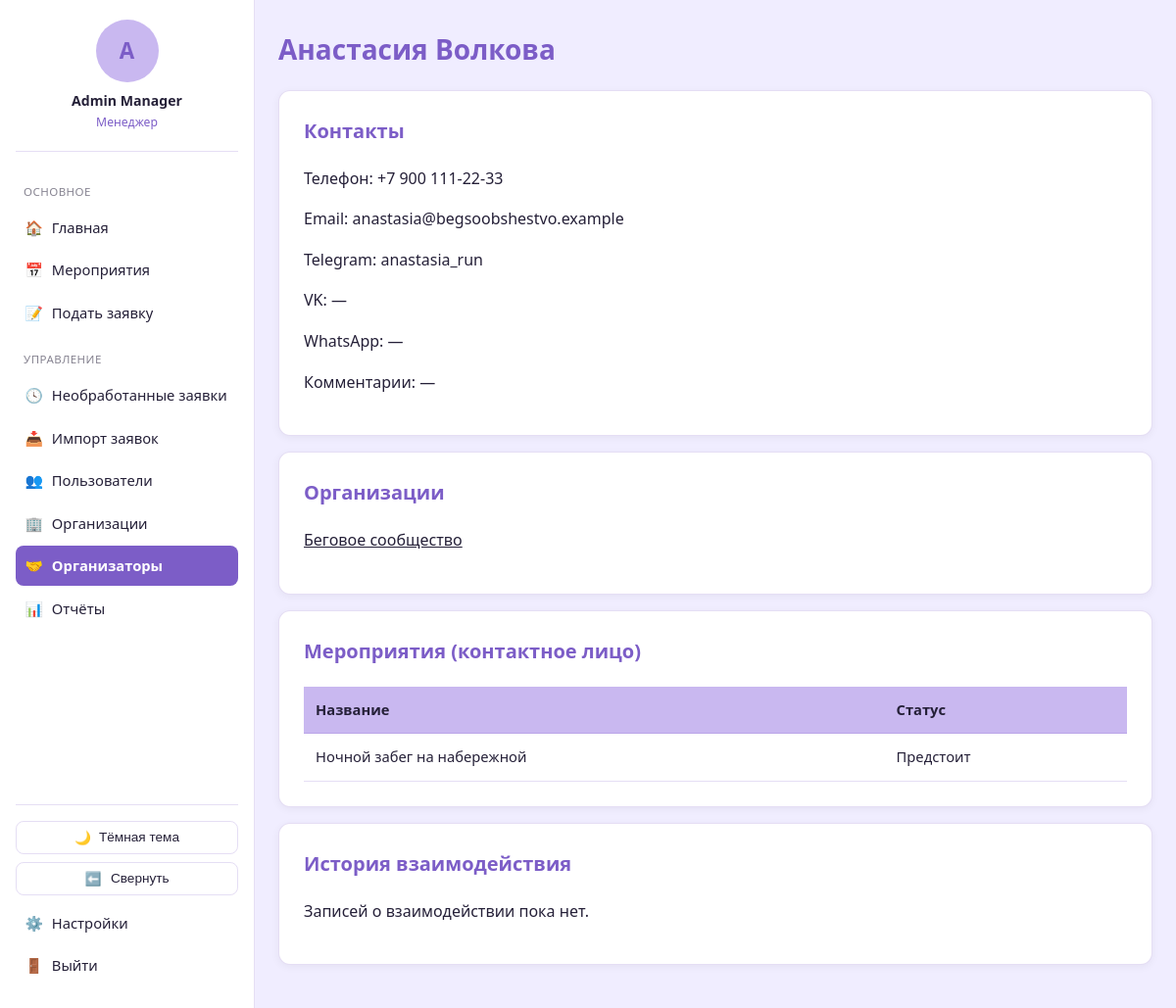
The page /organizers/1/ (signed in) on the database its author committed.
### blog/models.py (models this page shows, shortened)
class User(AbstractBaseUser):
    GENDER_CHOICES = [
        ('male', 'Мужской'),
        ('female', 'Женский'),
    ]
    STATUS_CHOICES = [
        ('active', 'Активен'),
        ('inactive', 'Неактивен'),
        ('blacklisted', 'В блэклисте'),
    ]
    id = models.AutoField(primary_key=True)
    system_username = models.CharField(max_length=50, blank=True, null=True, db_index=True)
    telegram_id = models.CharField(max_length=50, unique=True, db_index=True)
    telegram_username = models.CharField(max_length=100, blank=True, null=True)
    VK_username = models.CharField(max_length=100, blank=True, null=True)
    first_name = models.CharField(max_length=100, blank=True, null=True)
    last_name = models.CharField(max_length=100, blank=True, null=True)
    email = models.EmailField(blank=True, null=True)
    phone = models.CharField(max_length=20, blank=True, null=True)
    birthday = models.DateField(blank=True, null=True)
    about = models.TextField(blank=True, null=True)
    gender = models.CharField(max_length=10, choices=GENDER_CHOICES, blank=True, null=True)
    status = models.CharField(max_length=20, choices=STATUS_CHOICES, default='active')
    comment = models.TextField(blank=True, null=True)
    created_at = models.DateTimeField(auto_now_add=True)
    last_event_at = models.DateTimeField(blank=True, null=True)
    total_event_count = models.IntegerField(default=0)
    season_event_count = models.IntegerField(default=0)
    total_hours = models.IntegerField(default=0)
    season_hours = models.IntegerField(default=0)
    churn_score = models.FloatField(default=0)
    login = models.CharField(max_length=50, unique=True, blank=True, null=True)
    web_credentials_set_at = models.DateTimeField(blank=True, null=True)
    notify_new_events = models.BooleanField(default=True)
    objects = UserManager()
    USERNAME_FIELD = 'telegram_id'
    REQUIRED_FIELDS = []
    class Meta:
        db_table = 'users'
        verbose_name = 'Пользователь'
        verbose_name_plural = 'Пользователи'
    @property
    def full_name(self):
        return f"{self.first_name or ''} {self.last_name or ''}".strip() or self.telegram_username or self.telegram_id

class Organizer(models.Model):
    id = models.AutoField(primary_key=True)
    user = models.ForeignKey(User, on_delete=models.SET_NULL, null=True, blank=True, related_name='organizer_profile')
    first_name = models.CharField(max_length=100)
    last_name = models.CharField(max_length=100)
    phone = models.CharField(max_length=20, blank=True, null=True)
    email = models.EmailField(blank=True, null=True)
    telegram_username = models.CharField(max_length=100, blank=True, null=True)
    VK_username = models.CharField(max_length=100, blank=True, null=True)
    whatsapp = models.CharField(max_length=50, blank=True, null=True)
    comments = models.TextField(blank=True, null=True)
    class Meta:
        db_table = 'organizers'
        verbose_name = 'Контактное лицо'
        verbose_name_plural = 'Контактные лица'

class Organization(models.Model):
    id = models.AutoField(primary_key=True)
    name = models.CharField(max_length=255)
    description = models.TextField(blank=True, null=True)
    created_at = models.DateTimeField(auto_now_add=True)
    events_count = models.IntegerField(default=0)
    volunteers_count = models.IntegerField(default=0)
    shifts_count = models.IntegerField(default=0)
    internal_rating = models.SmallIntegerField(blank=True, null=True)
    comment = models.TextField(blank=True, null=True)
    class Meta:
        db_table = 'organizations'
        verbose_name = 'Организация'
        verbose_name_plural = 'Организации'

class Event(models.Model):
    STATUS_CHOICES = [
        ('upcoming', 'Предстоит'),
        ('ongoing', 'Идёт'),
        ('finished', 'Завершено'),
    ]
    RECRUIT_STATUS_CHOICES = [
        ('open', 'Открыт'),
        ('closed', 'Закрыт'),
    ]
    DOBRO_LINK_TYPE_CHOICES = [
        ('event', 'Мероприятие'),
        ('organization', 'Организация'),
        ('project', 'Проект'),
    ]
    id = models.AutoField(primary_key=True)
    title = models.CharField(max_length=255)
    description = models.TextField(blank=True, null=True)
    location = models.ForeignKey(Location, on_delete=models.SET_NULL, null=True, blank=True, related_name='events')
    chat_link = models.URLField(blank=True, null=True)
    post_in_chanel_link = models.URLField(blank=True, null=True)
    dobro_ru_link = models.URLField(blank=True, null=True)
    dobro_ru_link_type = models.CharField(max_length=20, choices=DOBRO_LINK_TYPE_CHOICES, blank=True, null=True)
    dobro_ru_hours_logged = models.BooleanField(default=False)
    dobro_ru_logged_by = models.ForeignKey(User, on_delete=models.SET_NULL, null=True, blank=True, related_name='dobro_ru_logged_events')
    event_status = models.CharField(max_length=20, choices=STATUS_CHOICES, default='upcoming')
    recruit_status = models.CharField(max_length=20, choices=RECRUIT_STATUS_CHOICES, default='open')
    organization = models.ForeignKey(Organization, on_delete=models.SET_NULL, null=True, blank=True, related_name='events')
    organizer = models.ForeignKey(Organizer, on_delete=models.SET_NULL, null=True, blank=True, related_name='managed_events')
    created_at = models.DateTimeField(auto_now_add=True)
    published_at = models.DateTimeField(blank=True, null=True)
    people_helped = models.IntegerField(blank=True, null=True)
    internal_comment = models.TextField(blank=True, null=True)
    letter = models.ForeignKey(ThankYouLetterTemplate, on_delete=models.SET_NULL, null=True, blank=True, related_name='events')
    class Meta:
        db_table = 'events'
        verbose_name = 'Мероприятие'
        verbose_name_plural = 'Мероприятия'

### blog/views.py (the view)
# urls.py: path('organizers/<int:organizer_id>/', views.organizer_detail, name='organizer_detail'),
@manager_required
def organizer_detail(request, organizer_id):
    organizer = get_object_or_404(Organizer, pk=organizer_id)
    organizations = Organization.objects.filter(organizer_links__organizer=organizer)
    events = organizer.managed_events.order_by('-created_at')
    interactions = organizer.interaction_log.select_related('author').order_by('-created_at')
    return render(request, 'blog/organizer_detail.html', {
        'organizer': organizer, 'organizations': organizations,
        'events': events, 'interactions': interactions,
    })

### blog/context_processors.py (called while the page is built)
def role_flags(request):
    user = getattr(request, 'user', None)
    authenticated = bool(user and user.is_authenticated)
    return {
        'is_manager': is_manager(user) if authenticated else False,
        'is_team_leader': is_team_leader(user) if authenticated else False,
        'role_label': role_label(user) if authenticated else None,
    }

### blog/services/roles.py (called while the page is built)
def is_manager(user: User) -> bool:
    if not user or not user.is_authenticated:
        return False
    return user.manager_roles.filter(revoked_at__isnull=True).exists()

def is_team_leader(user: User) -> bool:
    if not user or not user.is_authenticated:
        return False
    return user.team_leader_roles.filter(revoked_at__isnull=True).exists()

def role_label(user: User) -> str:
    if is_manager(user):
        return 'Менеджер'
    if is_team_leader(user):
        return 'Тим-лидер'
    return 'Волонтёр'

### blog/templates/blog/organizer_detail.html (shortened to what this page needs)
{% extends 'blog/base.html' %}
{% block content %}
<h1>{{ organizer.first_name }} {{ organizer.last_name }}</h1>
<div class="card">
    <h3>Контакты</h3>
    <p>Телефон: {{ organizer.phone|default:"—" }}</p>
    <p>Email: {{ organizer.email|default:"—" }}</p>
    <p>Telegram: {{ organizer.telegram_username|default:"—" }}</p>
    <p>VK: {{ organizer.VK_username|default:"—" }}</p>
    <p>WhatsApp: {{ organizer.whatsapp|default:"—" }}</p>
    <p>Комментарии: {{ organizer.comments|default:"—" }}</p>
</div>
<div class="card">
    <h3>Организации</h3>
    {% for org in organizations %}
        <p><a href="{% url 'organization_detail' org.id %}">{{ org.name }}</a></p>
    {% empty %}
        <p>Не привязан ни к одной организации.</p>
    {% endfor %}
</div>
<div class="card">
    <h3>Мероприятия (контактное лицо)</h3>
    <table>
        <thead><tr><th>Название</th><th>Статус</th></tr></thead>
        <tbody>
        {% for event in events %}
            <tr data-href="{% url 'event_detail' event.id %}"><td>{{ event.title }}</td><td>{{ event.get_event_status_display }}</td></tr>
        {% empty %}
            <tr><td colspan="2">Мероприятий нет.</td></tr>
        {% endfor %}
        </tbody>
    </table>
</div>
<div class="card">
    <h3>История взаимодействия</h3>
    {% for log in interactions %}
        <p>{{ log.created_at }} — {{ log.get_contact_type_display }} ({{ log.author.full_name }}): {{ log.note|default:"без заметки" }}</p>
    {% empty %}
        <p>Записей о взаимодействии пока нет.</p>
    {% endfor %}
</div>
{% endblock %}

### blog/templates/blog/base.html (shortened to what this page needs)
{% load static %}<!DOCTYPE html>
<html lang="ru">
<head>
</head>
<body class="{% if request.COOKIES.sidebar_collapsed == '1' %}sidebar-collapsed{% endif %}">
{% if user.is_authenticated %}
<aside class="sidebar">
    <a href="{% url 'profile_detail' user.id %}" class="sidebar-account">
        <div class="avatar-placeholder">{{ user.full_name|slice:":1"|upper }}</div>
        <div class="username">{{ user.full_name }}</div>
        <div class="role">{{ role_label }}</div>
    </a>
    <div class="nav-section-title">Основное</div>
    <a href="{% url 'dashboard' %}" class="nav-link {% if request.resolver_match.url_name == 'dashboard' %}active{% endif %}" title="Главная"><span class="icon">🏠</span><span class="nav-label"> Главная</span></a>
    <a href="{% url 'event_list' %}" class="nav-link {% if request.resolver_match.url_name in 'event_list,event_detail' %}active{% endif %}" title="Мероприятия"><span class="icon">📅</span><span class="nav-label"> Мероприятия</span></a>
    <a href="{% url 'application_create' %}" class="nav-link " title="Подать заявку"><span class="icon">📝</span><span class="nav-label"> Подать заявку</span></a>
    {% if is_manager %}
    <div class="nav-section-title">Управление</div>
    <a href="{% url 'pending_applications' %}" class="nav-link " title="Необработанные заявки"><span class="icon">🕓</span><span class="nav-label"> Необработанные заявки</span></a>
    <a href="{% url 'import_preview' %}" class="nav-link " title="Импорт заявок"><span class="icon">📥</span><span class="nav-label"> Импорт заявок</span></a>
    <a href="{% url 'user_list' %}" class="nav-link {% if request.resolver_match.url_name == 'user_list' %}active{% endif %}" title="Пользователи"><span class="icon">👥</span><span class="nav-label"> Пользователи</span></a>
    <a href="{% url 'organizations_list' %}" class="nav-link " title="Организации"><span class="icon">🏢</span><span class="nav-label"> Организации</span></a>
    <a href="{% url 'organizer_list' %}" class="nav-link {% if request.resolver_match.url_name in 'organizer_list,organizer_detail,organizer_create' %}active{% endif %}" title="Организаторы"><span class="icon">🤝</span><span class="nav-label"> Организаторы</span></a>
    <a href="{% url 'report_period' %}" class="nav-link {% if request.resolver_match.url_name == 'report_period' %}active{% endif %}" title="Отчёты"><span class="icon">📊</span><span class="nav-label"> Отчёты</span></a>
    {% endif %}
    <div class="sidebar-footer">
        <button type="button" class="theme-toggle" id="theme-toggle" title="Тема">
            <span class="icon" id="theme-icon">🌙</span><span class="theme-label" id="theme-label"> Тёмная тема</span>
        </button>
        <button type="button" class="sidebar-toggle" id="sidebar-toggle" title="Свернуть панель">
            <span class="icon" id="sidebar-toggle-icon">⬅️</span><span class="nav-label" id="sidebar-toggle-label"> Свернуть</span>
        </button>
        <a href="{% url 'settings' %}" class="nav-link {% if request.resolver_match.url_name == 'settings' %}active{% endif %}" title="Настройки"><span class="icon">⚙️</span><span class="nav-label"> Настройки</span></a>
        <a href="{% url 'logout' %}" class="nav-link" title="Выйти"><span class="icon">🚪</span><span class="nav-label"> Выйти</span></a>
    </div>
</aside>
{% endif %}
<div class="page-wrapper" style="{% if not user.is_authenticated %}margin-left:0;{% endif %}">
    <main>
        {% block content %}{% endblock %}
    </main>
</div>
</body>
</html>

### blog/templates/blog/base.html (style rules this page uses)
:root, [data-theme="light"] { --bg: #F0EDFF; --surface: #FFFFFF; --primary: #7C5DC7; --primary-contrast: #FFFFFF; --secondary: #C9B8F0; --text: #252038; --success: #A895E8; --danger: #C0392B; --border: rgba(124, 93, 199, 0.2); --sidebar-width: 260px; --sidebar-width-collapsed: 68px; }
* { box-sizing: border-box; }
body { margin: 0; font-family: 'Segoe UI', Tahoma, Geneva, Verdana, sans-serif; font-size: 16px; line-height: 1.6; background: var(--bg); color: var(--text); }
a { color: inherit; }
.sidebar { position: fixed; top: 0; left: 0; bottom: 0; width: var(--sidebar-width); background: var(--surface); border-right: 1px solid var(--border); display: flex; flex-direction: column; padding: 1.25rem 1rem; overflow-x: hidden; overflow-y: auto; transition: width 0.2s ease; z-index: 10; }
.sidebar-account { display: flex; flex-direction: column; align-items: center; text-align: center; text-decoration: none; padding-bottom: 1.25rem; margin-bottom: 1rem; border-bottom: 1px solid var(--border); }
.avatar-placeholder { width: 64px; height: 64px; border-radius: 50%; background: var(--secondary); display: flex; align-items: center; justify-content: center; font-size: 1.4rem; font-weight: 700; color: var(--primary); margin-bottom: 0.5rem; flex-shrink: 0; }
.sidebar-account .username { font-size: 0.88rem; font-weight: 600; color: var(--text); }
.sidebar-account .role { font-size: 0.76rem; color: var(--primary); }
.nav-section-title { font-size: 0.72rem; text-transform: uppercase; letter-spacing: 0.04em; color: var(--text); opacity: 0.55; margin: 1rem 0 0.4rem; padding: 0 0.5rem; white-space: nowrap; }
.nav-link { display: flex; align-items: center; gap: 0.6rem; padding: 0.55rem 0.6rem; border-radius: 8px; text-decoration: none; color: var(--text); font-size: 0.92rem; margin-bottom: 0.15rem; white-space: nowrap; }
.nav-link .icon { width: 1.2em; text-align: center; flex-shrink: 0; }
.nav-link.active { background: var(--primary); color: var(--primary-contrast); font-weight: 600; }
.sidebar-footer { margin-top: auto; padding-top: 1rem; border-top: 1px solid var(--border); }
.sidebar-toggle { display: flex; align-items: center; justify-content: center; gap: 0.6rem; width: 100%; background: none; border: 1px solid var(--border); border-radius: 8px; color: var(--text); padding: 0.5rem; cursor: pointer; font-size: 0.85rem; margin-bottom: 0.5rem; }
.theme-toggle { display: flex; align-items: center; justify-content: center; gap: 0.5rem; width: 100%; background: none; border: 1px solid var(--border); border-radius: 8px; color: var(--text); padding: 0.5rem; cursor: pointer; font-size: 0.85rem; margin-bottom: 0.5rem; }
.page-wrapper { margin-left: var(--sidebar-width); min-height: 100vh; transition: margin-left 0.2s ease; }
main { max-width: 1100px; margin: 0 auto; padding: 1.75rem 1.5rem; }
h1 { font-size: 28px; font-weight: 700; color: var(--primary); margin-top: 0; }
h2, h3 { font-weight: 600; color: var(--primary); }
h3 { font-size: 20px; margin-top: 0; }
.card { background: var(--surface); border: 1px solid var(--border); border-radius: 12px; box-shadow: 0 2px 8px rgba(0,0,0,0.05); padding: 25px; margin-bottom: 1rem; }
table { width: 100%; border-collapse: collapse; }
th, td { text-align: left; padding: 12px; border-bottom: 1px solid var(--border); font-size: 0.92rem; }
th { background: var(--secondary); color: var(--text); font-weight: 700; }
tbody tr[data-href] { cursor: pointer; }

### rows shown on the page
User: full_name "A", full_name "Admin Manager"
Organizer: first_name "Анастасия", last_name "Волкова", phone "+7 900 111-22-33", email "anastasia@begsoobshestvo.example", telegram_username "anastasia_run", VK_username "—", whatsapp "—", comments "—"
Organization: name "Беговое сообщество"
Event: title "Ночной забег на набережной", event_status "Предстоит"

### other values the page prints
{{ role_label }} "Менеджер"
